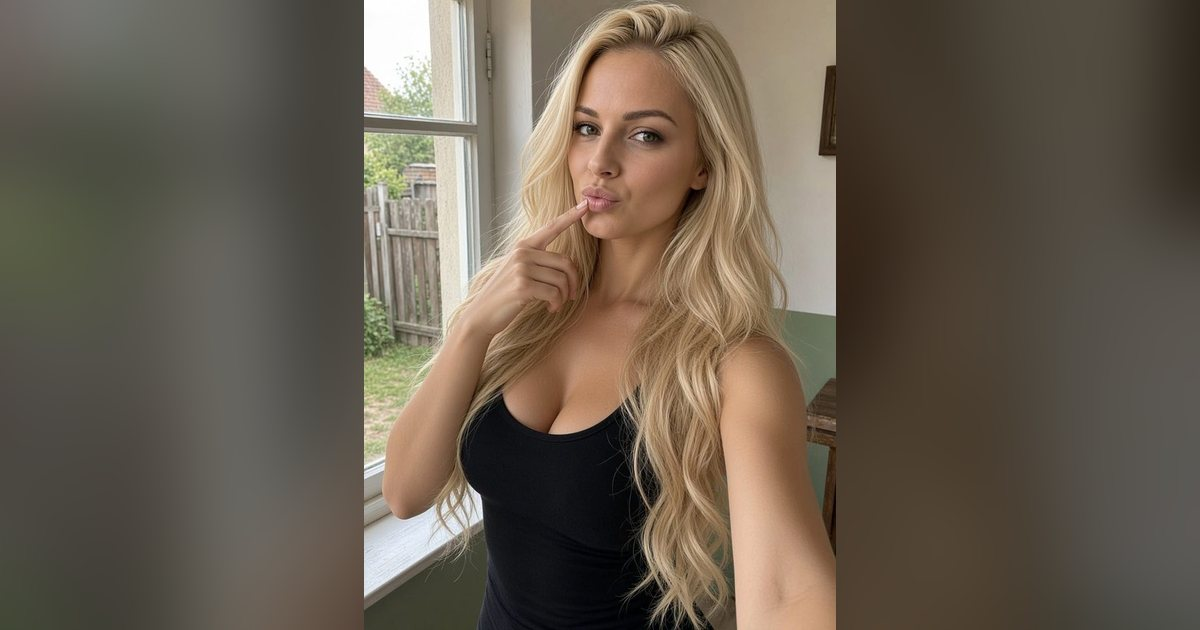
#> input picture og/agnieszka.jpg, 1200 x 630 px
$ python -i build.py   (imports and definitions only)
#> lines starting #> are read from the running program, lines starting #| are printed output that depends on the picture
#!/usr/bin/env python3
"""Generuje statyczne strony bohaterek z podglądem Open Graph.

GitHub Pages nie ma serwera, a roboty Facebooka/Messengera nie wykonują JavaScriptu,
więc metadane muszą być w HTML-u. Dla każdej bohaterki z config.js powstają:

  <slug>.html        – kopia index.html z tagami og:* (serwowana pod /<slug>, status 200)
  og/<slug>.jpg      – obraz podglądu 1200×630 (zdjęcie bez rozciągania na rozmytym tle)

index.html dostaje tagi domyślnej bohaterki (invite.defaultSlug). Skrypt podbija też
numery wersji plików (?v=...) na podstawie ich zawartości.

Użycie (z katalogu repozytorium):  python3 tools/build.py
Wymaga: python3, Pillow, node.
"""
import hashlib
import html
import json
import os
import re
import subprocess
import sys

from PIL import Image, ImageDraw, ImageFilter, ImageEnhance

ROOT = os.path.dirname(os.path.dirname(os.path.abspath(__file__)))
# [1 line not run here, left out]

W, H = 1200, 630
MARK = "<!-- generated by tools/build.py -->"
OG_RE = re.compile(r"<!-- og:start -->.*?<!-- og:end -->", re.S)


# [6 lines left out: function load_config, not called in this run]


def domain():
    with open("CNAME") as f:
        return f.read().strip()


def make_og_image(src, dst):
    """1200×630: rozmyte, przyciemnione tło z tego samego zdjęcia + ostry portret w całości."""
#> called with src = '../og/agnieszka.jpg', dst = 'out.png'
    im = Image.open(src).convert("RGB")
#> im is the input picture: PIL image 1200x630 RGB; mean R, G, B 103.4, 92.9, 79.4
    sw, sh = im.size
#> sw = 1200; sh = 630

    # tło: zdjęcie dopasowane „cover” do 1200×630 (proporcjonalnie), kadr z górą zdjęcia
    scale = W / sw
#> scale = 1
    bg = im.resize((W, round(sh * scale)), Image.LANCZOS)
    top = int((bg.height - H) * 0.18)
#> top = 0
    bg = bg.crop((0, top, W, top + H)).filter(ImageFilter.GaussianBlur(38))
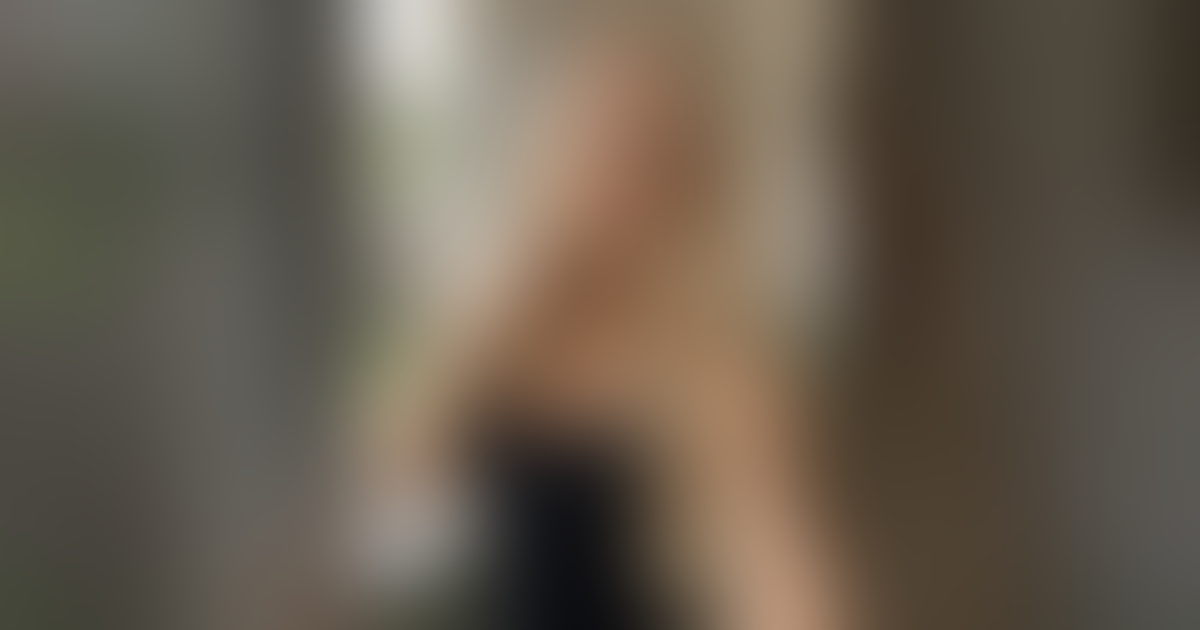
#> bg: PIL image 1200x630 RGB; mean R, G, B 103.2, 92.7, 79.3
    bg = ImageEnhance.Brightness(bg).enhance(0.5)
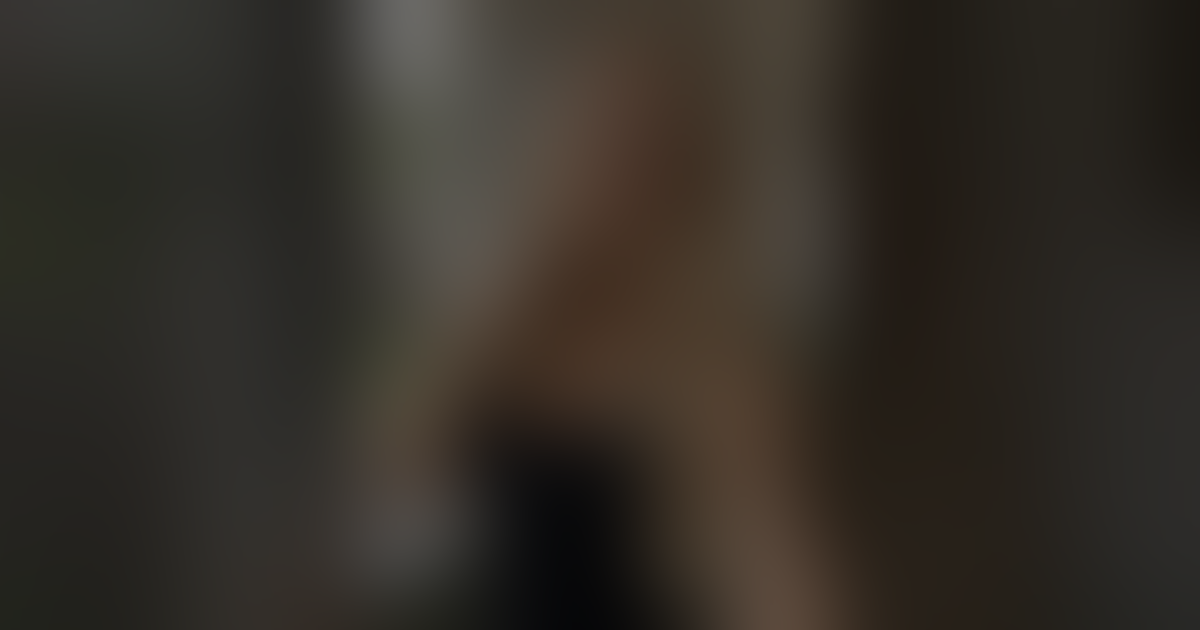
#> bg: PIL image 1200x630 RGB; mean R, G, B 51.4, 46.1, 39.4

    # pierwszy plan: całe zdjęcie w pełnej wysokości, bez rozciągania
    fw = round(sw * H / sh)
#> fw = 1200
    fg = im.resize((fw, H), Image.LANCZOS)
    mask = Image.new("L", (fw, H), 0)
#> mask: PIL image 1200x630 L; every value is 0
    ImageDraw.Draw(mask).rounded_rectangle((0, 0, fw - 1, H - 1), radius=0, fill=255)
#> mask: PIL image 1200x630 L; every value is 255
    bg.paste(fg, ((W - fw) // 2, 0), mask)

    os.makedirs(os.path.dirname(dst), exist_ok=True)
    bg.save(dst, "JPEG", quality=84, optimize=True, progressive=True)


# [33 lines left out: function og_block, not called in this run]


def file_hash(path):
    with open(path, "rb") as f:
        return hashlib.sha1(f.read()).hexdigest()[:8]


# [53 lines left out: function main, not called in this run]


# [2 lines not run here, left out]

>>> result = make_og_image('../og/agnieszka.jpg', 'out.png')

$ run again, on og/dominika.jpg
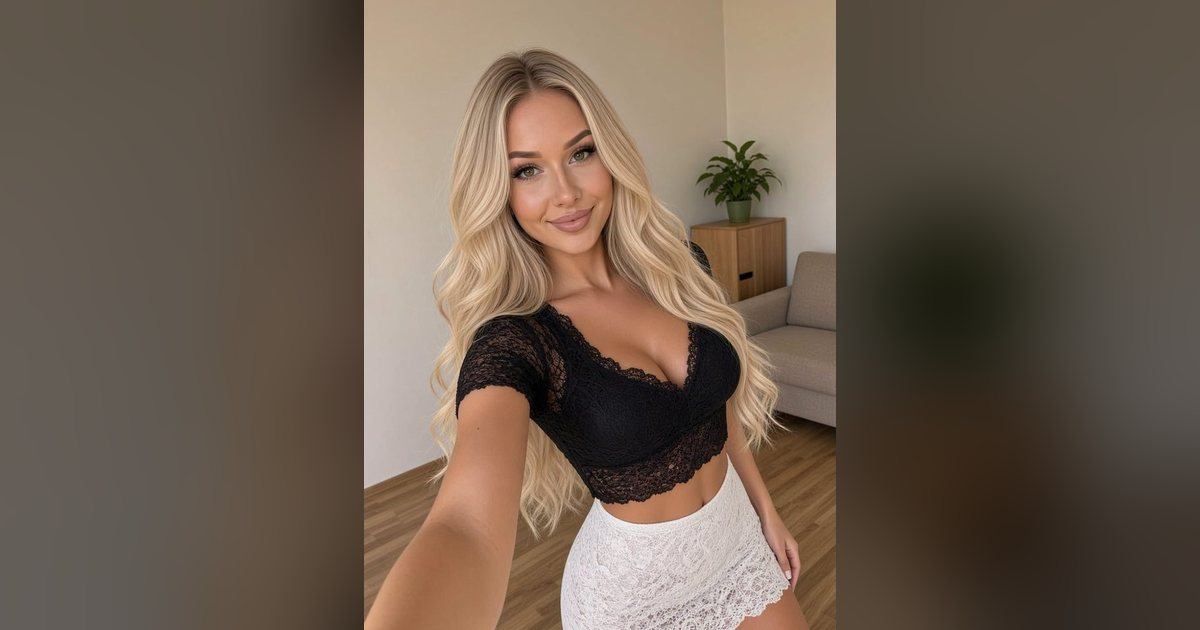
#> input picture og/dominika.jpg, 1200 x 630 px
#> in make_og_image, im is the input picture: PIL image 1200x630 RGB; mean R, G, B 109.7, 94, 80.2
#> in make_og_image, `bg = bg.crop((0, top, W, top + H)).filter(ImageFilter.GaussianBlur(38))`:
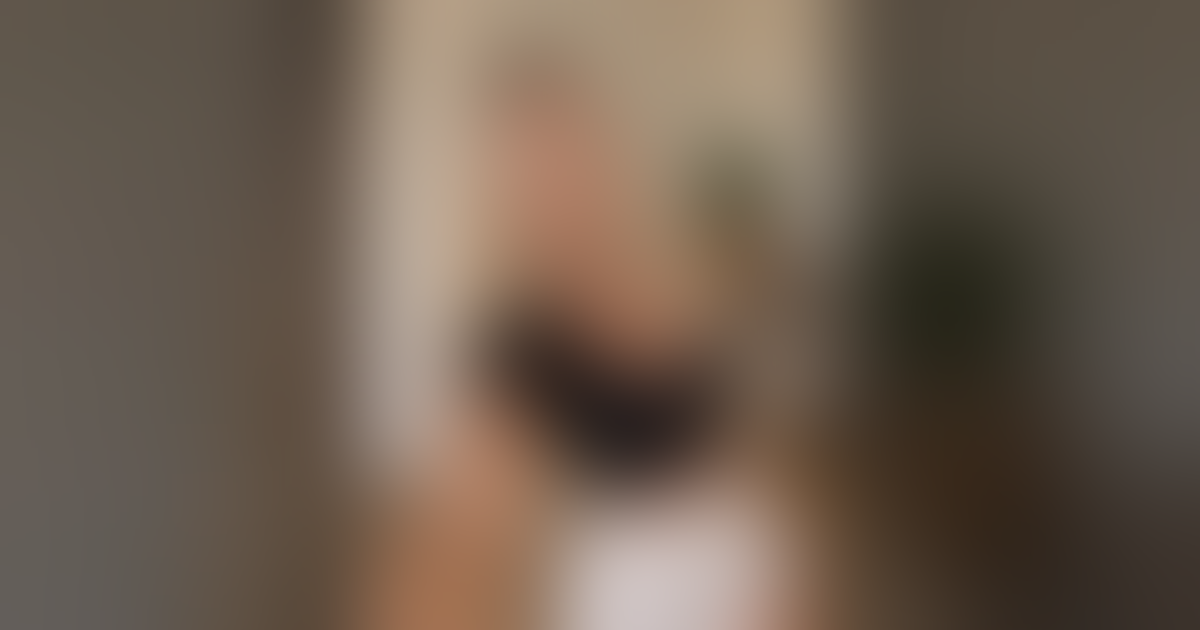
#> bg: PIL image 1200x630 RGB; mean R, G, B 109.7, 94, 80.2
#> in make_og_image, `bg = ImageEnhance.Brightness(bg).enhance(0.5)`:
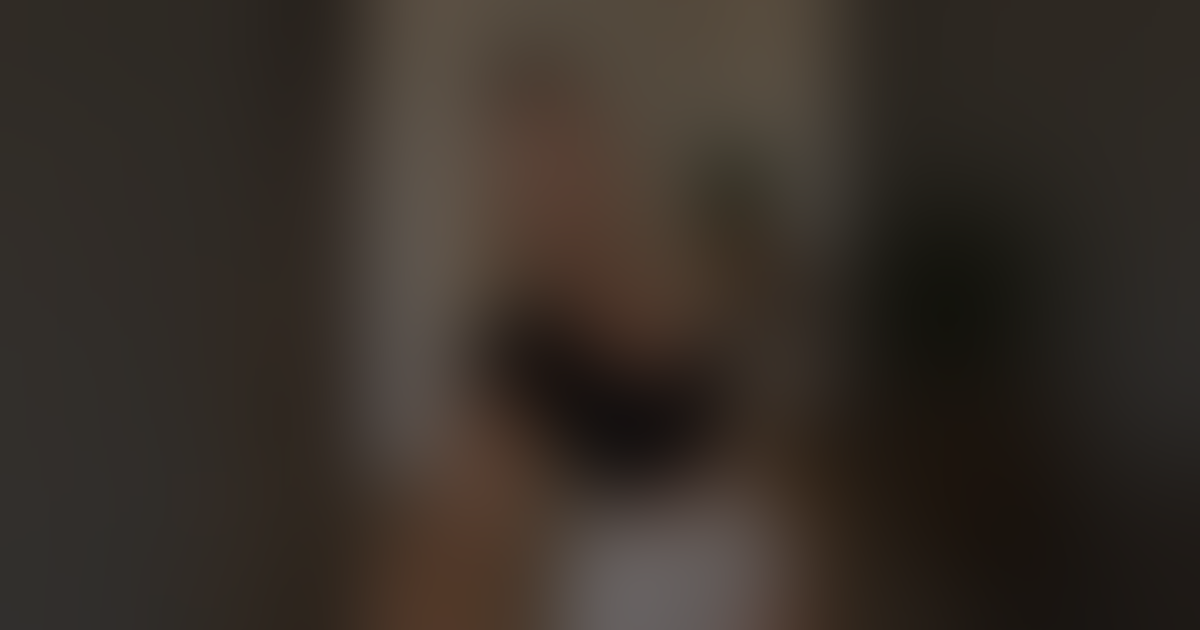
#> bg: PIL image 1200x630 RGB; mean R, G, B 54.6, 46.8, 39.9

$ run again, on og/gosia.jpg
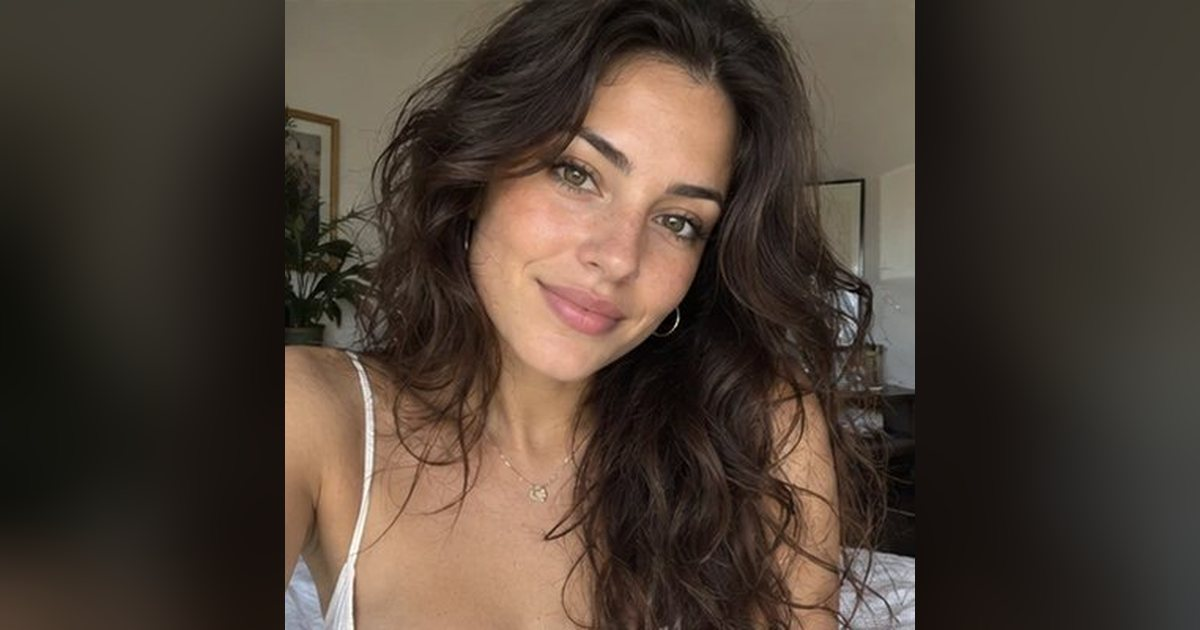
#> input picture og/gosia.jpg, 1200 x 630 px
#> in make_og_image, im is the input picture: PIL image 1200x630 RGB; mean R, G, B 76, 63.2, 52.8
#> in make_og_image, `bg = bg.crop((0, top, W, top + H)).filter(ImageFilter.GaussianBlur(38))`:
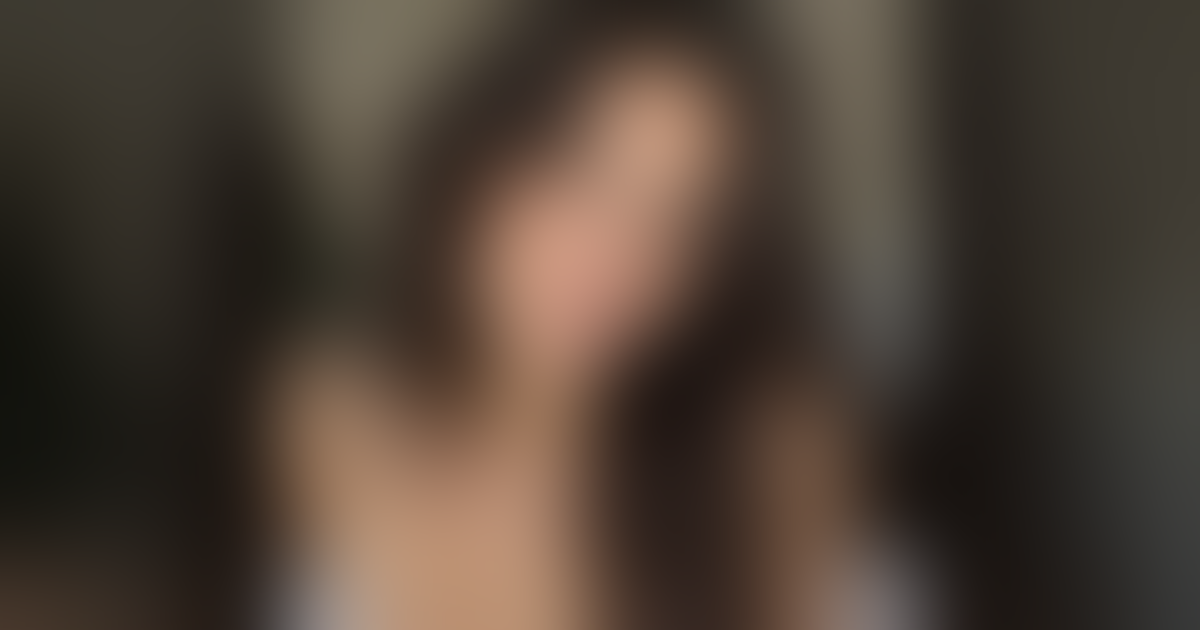
#> bg: PIL image 1200x630 RGB; mean R, G, B 76.1, 63.3, 52.9
#> in make_og_image, `bg = ImageEnhance.Brightness(bg).enhance(0.5)`:
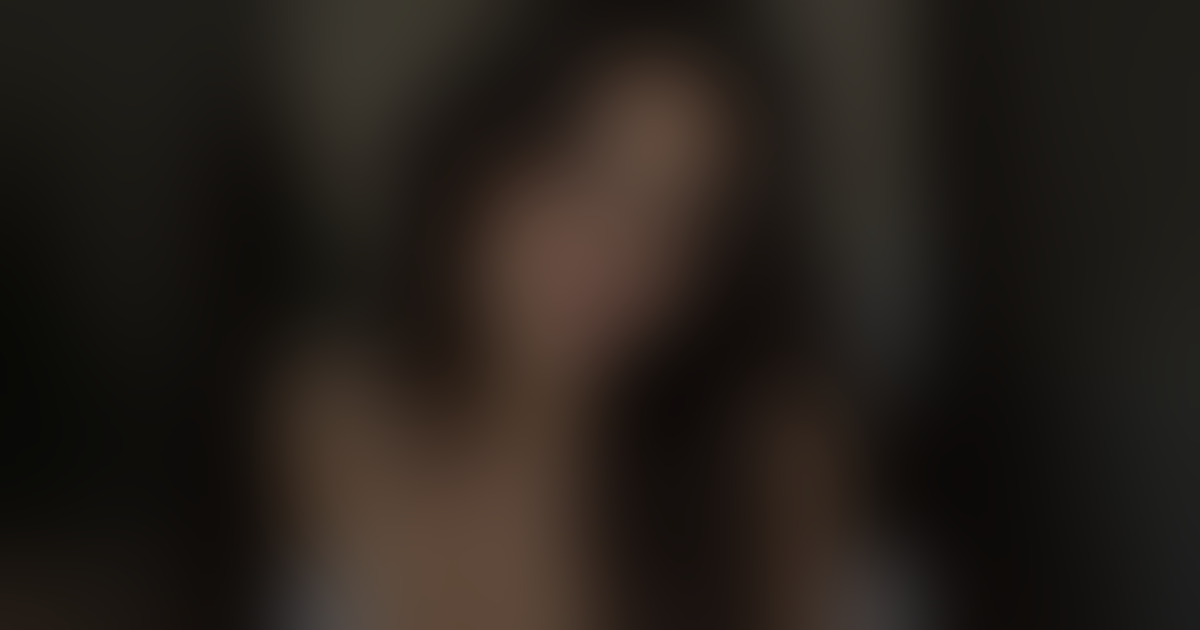
#> bg: PIL image 1200x630 RGB; mean R, G, B 37.8, 31.4, 26.2
